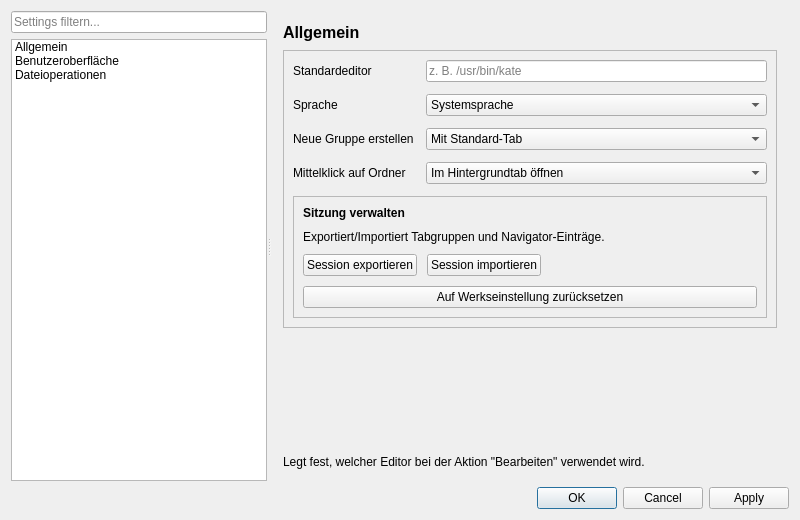
<?xml version="1.0" encoding="UTF-8"?>
<ui version="4.0">
 <class>SettingsDialogUI</class>
 <widget class="QWidget" name="SettingsDialogUI">
  <property name="geometry">
   <rect>
    <x>0</x>
    <y>0</y>
    <width>800</width>
    <height>520</height>
   </rect>
  </property>
  <property name="windowTitle">
   <string>Einstellungen</string>
  </property>
  <layout class="QVBoxLayout" name="verticalLayout">
   <item>
    <widget class="QSplitter" name="splitter">
     <property name="orientation">
      <enum>Qt::Horizontal</enum>
     </property>
     <widget class="QWidget" name="navigationPanel">
      <property name="sizePolicy">
       <sizepolicy hsizetype="Preferred" vsizetype="Expanding">
        <horstretch>0</horstretch>
        <verstretch>0</verstretch>
       </sizepolicy>
      </property>
      <layout class="QVBoxLayout" name="navigationLayout">
       <item>
           <widget class="QLineEdit" name="searchLineEdit">
            <property name="placeholderText">
             <string>Settings filtern...</string>
            </property>
           </widget>
       </item>
       <item>
           <widget class="QListWidget" name="categoriesList">
            <property name="selectionMode">
             <enum>QAbstractItemView::SingleSelection</enum>
            </property>
            <property name="iconSize">
             <size>
              <width>18</width>
              <height>18</height>
             </size>
            </property>
            <item>
             <property name="text">
              <string>Allgemein</string>
             </property>
             <property name="icon">
              <iconset theme="preferences-system"/>
             </property>
            </item>
            <item>
             <property name="text">
              <string>Benutzeroberfläche</string>
             </property>
             <property name="icon">
              <iconset theme="preferences-desktop-theme"/>
             </property>
            </item>
            <item>
             <property name="text">
              <string>Dateioperationen</string>
             </property>
             <property name="icon">
              <iconset theme="document-open"/>
             </property>
            </item>
           </widget>
       </item>
      </layout>
     </widget>
     <widget class="QWidget" name="contentPanel">
      <property name="sizePolicy">
       <sizepolicy hsizetype="Expanding" vsizetype="Expanding">
        <horstretch>1</horstretch>
        <verstretch>0</verstretch>
       </sizepolicy>
      </property>
      <layout class="QVBoxLayout" name="contentLayout">
        <property name="leftMargin">
         <number>12</number>
        </property>
        <property name="topMargin">
         <number>12</number>
        </property>
        <property name="rightMargin">
         <number>12</number>
        </property>
        <property name="bottomMargin">
         <number>12</number>
        </property>
        <property name="spacing">
         <number>8</number>
        </property>
       <item>
        <widget class="QStackedWidget" name="categoryStack">
         <widget class="QWidget" name="pageGeneral">
          <layout class="QVBoxLayout" name="generalLayout">
             <property name="spacing">
              <number>8</number>
             </property>
           <property name="leftMargin">
            <number>0</number>
           </property>
           <property name="topMargin">
            <number>0</number>
           </property>
           <property name="rightMargin">
            <number>0</number>
           </property>
           <property name="bottomMargin">
            <number>0</number>
           </property>
           <item>
                  <widget class="QLabel" name="generalCategoryTitle">
                   <property name="text">
                     <string>Allgemein</string>
                   </property>
                   <property name="alignment">
                     <set>Qt::AlignLeft|Qt::AlignVCenter</set>
             </property>
                   <property name="font">
                     <font>
                      <pointsize>12</pointsize>
                      <weight>75</weight>
                      <bold>true</bold>
                     </font>
                   </property>
            </widget>
           </item>
           <item>
                  <widget class="QFrame" name="generalOptionsPanel">
                   <property name="frameShape">
                     <enum>QFrame::StyledPanel</enum>
             </property>
                   <property name="frameShadow">
                     <enum>QFrame::Raised</enum>
             </property>
                   <layout class="QVBoxLayout" name="generalOptionsLayout">
                    <property name="spacing">
                     <number>12</number>
                    </property>
                     <item>
                      <layout class="QFormLayout" name="generalFormLayout">
                       <property name="verticalSpacing">
                        <number>12</number>
                       </property>
                        <item row="0" column="0">
                         <widget class="QLabel" name="defaultEditorLabel">
                           <property name="text">
                            <string>Standardeditor</string>
                           </property>
                         </widget>
                        </item>
                        <item row="0" column="1">
                         <widget class="QLineEdit" name="defaultEditorLineEdit">
                           <property name="placeholderText">
                            <string>z. B. /usr/bin/kate</string>
                           </property>
                         </widget>
                        </item>
                        <item row="1" column="0">
                         <widget class="QLabel" name="languageLabel">
                          <property name="text">
                           <string>Sprache</string>
                          </property>
                         </widget>
                        </item>
                        <item row="1" column="1">
                         <widget class="QComboBox" name="languagePreferenceCombo">
                          <item>
                           <property name="text">
                            <string>Systemsprache</string>
                           </property>
                          </item>
                          <item>
                           <property name="text">
                            <string>Deutsch</string>
                           </property>
                          </item>
                          <item>
                           <property name="text">
                            <string>English</string>
                           </property>
                          </item>
                         </widget>
                        </item>
                        <item row="2" column="0">
                         <widget class="QLabel" name="groupCreationBehaviorLabel">
                          <property name="text">
                           <string>Neue Gruppe erstellen</string>
                          </property>
                         </widget>
                        </item>
                        <item row="2" column="1">
                         <widget class="QComboBox" name="groupCreationBehaviorCombo">
                          <item>
                           <property name="text">
                            <string>Mit Standard-Tab</string>
                           </property>
                          </item>
                          <item>
                           <property name="text">
                            <string>Aktuelle Tabs übernehmen</string>
                           </property>
                          </item>
                         </widget>
                        </item>
                        <item row="3" column="0">
                         <widget class="QLabel" name="middleClickTabBehaviorLabel">
                          <property name="text">
                           <string>Mittelklick auf Ordner</string>
                          </property>
                         </widget>
                        </item>
                        <item row="3" column="1">
                         <widget class="QComboBox" name="middleClickTabBehaviorCombo">
                          <item>
                           <property name="text">
                            <string>Im Hintergrundtab öffnen</string>
                           </property>
                          </item>
                          <item>
                           <property name="text">
                            <string>Zum neuen Tab wechseln</string>
                           </property>
                          </item>
                         </widget>
                        </item>
                      </layout>
                     </item>
                     <item>
                      <widget class="QFrame" name="sessionManagementPanel">
                       <property name="frameShape">
                        <enum>QFrame::StyledPanel</enum>
                       </property>
                       <property name="frameShadow">
                        <enum>QFrame::Raised</enum>
                       </property>
                       <layout class="QVBoxLayout" name="sessionManagementLayout">
                        <property name="spacing">
                         <number>10</number>
                        </property>
                        <item>
                         <widget class="QLabel" name="sessionManagementTitleLabel">
                          <property name="text">
                           <string>Sitzung verwalten</string>
                          </property>
                          <property name="font">
                           <font>
                            <weight>75</weight>
                            <bold>true</bold>
                           </font>
                          </property>
                         </widget>
                        </item>
                        <item>
                         <widget class="QLabel" name="sessionManagementHintLabel">
                          <property name="wordWrap">
                           <bool>true</bool>
                          </property>
                          <property name="text">
                           <string>Exportiert/Importiert Tabgruppen und Navigator-Einträge.</string>
                          </property>
                         </widget>
                        </item>
                        <item>
                         <layout class="QHBoxLayout" name="sessionManagementButtonsLayout">
                          <item>
                           <widget class="QPushButton" name="exportSessionButton">
                            <property name="text">
                             <string>Session exportieren</string>
                            </property>
                           </widget>
                          </item>
                          <item>
                           <widget class="QPushButton" name="importSessionButton">
                            <property name="text">
                             <string>Session importieren</string>
                            </property>
                           </widget>
                          </item>
                          <item>
                           <spacer name="sessionManagementButtonsSpacer">
                            <property name="orientation">
                             <enum>Qt::Horizontal</enum>
                            </property>
                            <property name="sizeHint">
                             <size>
                              <width>40</width>
                              <height>20</height>
                             </size>
                            </property>
                           </spacer>
                          </item>
                         </layout>
                        </item>
                        <item>
                         <widget class="QPushButton" name="resetWorkspaceButton">
                          <property name="text">
                           <string>Auf Werkseinstellung zurücksetzen</string>
                          </property>
                         </widget>
                        </item>
                       </layout>
                      </widget>
                     </item>
                   </layout>
                  </widget>
                </item>
                <item>
                  <spacer name="generalBottomSpacer">
                   <property name="orientation">
                     <enum>Qt::Vertical</enum>
                   </property>
                   <property name="sizeHint">
                     <size>
                      <width>20</width>
                      <height>40</height>
                     </size>
                   </property>
                  </spacer>
                </item>
                <item>
                  <layout class="QHBoxLayout" name="generalDescriptionDividerLayout">
                   <item>
                    <widget class="QFrame" name="generalDescriptionDivider">
                     <property name="maximumSize">
                      <size>
                       <width>320</width>
                       <height>2</height>
                      </size>
                     </property>
                     <property name="frameShape">
                      <enum>QFrame::HLine</enum>
                     </property>
                     <property name="frameShadow">
                      <enum>QFrame::Sunken</enum>
                     </property>
                    </widget>
                   </item>
                   <item>
                    <spacer name="generalDescriptionDividerSpacer">
                     <property name="orientation">
                      <enum>Qt::Horizontal</enum>
                     </property>
                     <property name="sizeHint">
                      <size>
                       <width>40</width>
                       <height>20</height>
                      </size>
                     </property>
                    </spacer>
                   </item>
                  </layout>
                </item>
                <item>
                  <widget class="QLabel" name="generalDescriptionLabel">
                   <property name="wordWrap">
                     <bool>true</bool>
                   </property>
                   <property name="text">
                     <string>Legt fest, welcher Editor bei der Aktion "Bearbeiten" verwendet wird.</string>
                   </property>
            </widget>
           </item>
          </layout>
         </widget>
         <widget class="QWidget" name="pageAppearance">
          <layout class="QVBoxLayout" name="appearanceLayout">
             <property name="spacing">
              <number>8</number>
             </property>
           <property name="leftMargin">
            <number>0</number>
           </property>
           <property name="topMargin">
            <number>0</number>
           </property>
           <property name="rightMargin">
            <number>0</number>
           </property>
           <property name="bottomMargin">
            <number>0</number>
           </property>
           <item>
                  <widget class="QLabel" name="appearanceCategoryTitle">
                   <property name="text">
              <string>Benutzeroberfläche</string>
             </property>
                   <property name="alignment">
                     <set>Qt::AlignLeft|Qt::AlignVCenter</set>
                   </property>
                   <property name="font">
                     <font>
                      <pointsize>12</pointsize>
                      <weight>75</weight>
                      <bold>true</bold>
                     </font>
                   </property>
                  </widget>
                </item>
                <item>
                  <widget class="QFrame" name="appearanceOptionsPanel">
                   <property name="frameShape">
                     <enum>QFrame::StyledPanel</enum>
                   </property>
                   <property name="frameShadow">
                     <enum>QFrame::Raised</enum>
                   </property>
                   <layout class="QVBoxLayout" name="appearanceOptionsLayout">
                    <property name="spacing">
                     <number>12</number>
                    </property>
              <item>
                   <widget class="QCheckBox" name="showGroupTabCloseIconsCheckBox">
                  <property name="text">
                   <string>Close-Icon bei Gruppentabs anzeigen</string>
                  </property>
                   </widget>
                  </item>
                  <item>
                   <widget class="QCheckBox" name="showFileTabCloseIconsCheckBox">
                  <property name="text">
                   <string>Close-Icon bei FileTree-Tabs anzeigen</string>
                  </property>
                   </widget>
                  </item>
                  <item>
                   <widget class="QLabel" name="tabCloseHintLabel">
                  <property name="wordWrap">
                   <bool>true</bool>
                  </property>
                  <property name="text">
                   <string>Hinweis: Tabs können zusätzlich mit der mittleren Maustaste geschlossen werden (Gruppentabs werden dabei gelöscht).</string>
                  </property>
                   </widget>
              </item>
             </layout>
            </widget>
           </item>
                <item>
                  <spacer name="appearanceBottomSpacer">
                   <property name="orientation">
                     <enum>Qt::Vertical</enum>
                   </property>
                   <property name="sizeHint">
                     <size>
                      <width>20</width>
                      <height>40</height>
                     </size>
                   </property>
                  </spacer>
                </item>
                <item>
                  <layout class="QHBoxLayout" name="appearanceDescriptionDividerLayout">
                   <item>
                    <widget class="QFrame" name="appearanceDescriptionDivider">
                     <property name="maximumSize">
                      <size>
                       <width>320</width>
                       <height>2</height>
                      </size>
                     </property>
                     <property name="frameShape">
                      <enum>QFrame::HLine</enum>
                     </property>
                     <property name="frameShadow">
                      <enum>QFrame::Sunken</enum>
                     </property>
                    </widget>
                   </item>
                   <item>
                    <spacer name="appearanceDescriptionDividerSpacer">
                     <property name="orientation">
                      <enum>Qt::Horizontal</enum>
                     </property>
                     <property name="sizeHint">
                      <size>
                       <width>40</width>
                       <height>20</height>
                      </size>
                     </property>
                    </spacer>
                   </item>
                  </layout>
                </item>
                <item>
                  <widget class="QLabel" name="appearanceDescriptionLabel">
                   <property name="wordWrap">
                     <bool>true</bool>
                   </property>
                   <property name="text">
                     <string>Optionen zur Darstellung und zum Verhalten der Benutzeroberfläche.</string>
                   </property>
                  </widget>
                </item>
          </layout>
         </widget>
         <widget class="QWidget" name="pageFileOperations">
          <layout class="QVBoxLayout" name="fileOpsLayout">
             <property name="spacing">
              <number>8</number>
             </property>
           <property name="leftMargin">
            <number>0</number>
           </property>
           <property name="topMargin">
            <number>0</number>
           </property>
           <property name="rightMargin">
            <number>0</number>
           </property>
           <property name="bottomMargin">
            <number>0</number>
           </property>
           <item>
                  <widget class="QLabel" name="fileOpsCategoryTitle">
                   <property name="text">
              <string>Dateioperationen</string>
             </property>
                   <property name="alignment">
                     <set>Qt::AlignLeft|Qt::AlignVCenter</set>
                   </property>
                   <property name="font">
                     <font>
                      <pointsize>12</pointsize>
                      <weight>75</weight>
                      <bold>true</bold>
                     </font>
                   </property>
                  </widget>
                </item>
                <item>
                  <widget class="QFrame" name="fileOpsOptionsPanel">
                   <property name="frameShape">
                     <enum>QFrame::StyledPanel</enum>
                   </property>
                   <property name="frameShadow">
                     <enum>QFrame::Raised</enum>
                   </property>
                   <layout class="QVBoxLayout" name="fileOpsOptionsLayout">
                    <property name="spacing">
                     <number>12</number>
                    </property>
              <item>
                   <layout class="QFormLayout" name="fileOpsFormLayout">
                      <property name="verticalSpacing">
                    <number>12</number>
                      </property>
                  <item row="0" column="0">
                   <widget class="QLabel" name="appDoubleClickBehaviorLabel">
                    <property name="text">
                     <string>Doppelklick auf Anwendungen</string>
                    </property>
                   </widget>
                  </item>
                  <item row="0" column="1">
                   <widget class="QComboBox" name="appDoubleClickBehaviorCombo">
                    <item>
                     <property name="text">
                    <string>Starten</string>
                     </property>
                    </item>
                    <item>
                     <property name="text">
                    <string>Im Editor öffnen</string>
                     </property>
                    </item>
                   </widget>
                  </item>
                   </layout>
              </item>
             </layout>
            </widget>
           </item>
                <item>
                  <spacer name="fileOpsBottomSpacer">
                   <property name="orientation">
                     <enum>Qt::Vertical</enum>
                   </property>
                   <property name="sizeHint">
                     <size>
                      <width>20</width>
                      <height>40</height>
                     </size>
                   </property>
                  </spacer>
                </item>
                <item>
                  <layout class="QHBoxLayout" name="fileOpsDescriptionDividerLayout">
                   <item>
                    <widget class="QFrame" name="fileOpsDescriptionDivider">
                     <property name="maximumSize">
                      <size>
                       <width>320</width>
                       <height>2</height>
                      </size>
                     </property>
                     <property name="frameShape">
                      <enum>QFrame::HLine</enum>
                     </property>
                     <property name="frameShadow">
                      <enum>QFrame::Sunken</enum>
                     </property>
                    </widget>
                   </item>
                   <item>
                    <spacer name="fileOpsDescriptionDividerSpacer">
                     <property name="orientation">
                      <enum>Qt::Horizontal</enum>
                     </property>
                     <property name="sizeHint">
                      <size>
                       <width>40</width>
                       <height>20</height>
                      </size>
                     </property>
                    </spacer>
                   </item>
                  </layout>
                </item>
                <item>
                  <widget class="QLabel" name="fileOpsDescriptionLabel">
                   <property name="wordWrap">
                     <bool>true</bool>
                   </property>
                   <property name="text">
                     <string>Steuert das Standardverhalten beim Öffnen von Anwendungen per Doppelklick.</string>
                   </property>
                  </widget>
                </item>
          </layout>
         </widget>
        </widget>
       </item>
      </layout>
     </widget>
    </widget>
   </item>
   <item>
    <widget class="QDialogButtonBox" name="buttonBox">
     <property name="orientation">
      <enum>Qt::Horizontal</enum>
     </property>
     <property name="standardButtons">
      <set>QDialogButtonBox::Cancel|QDialogButtonBox::Apply|QDialogButtonBox::Ok</set>
     </property>
    </widget>
   </item>
  </layout>
 </widget>
 <resources/>
 <connections/>
</ui>
